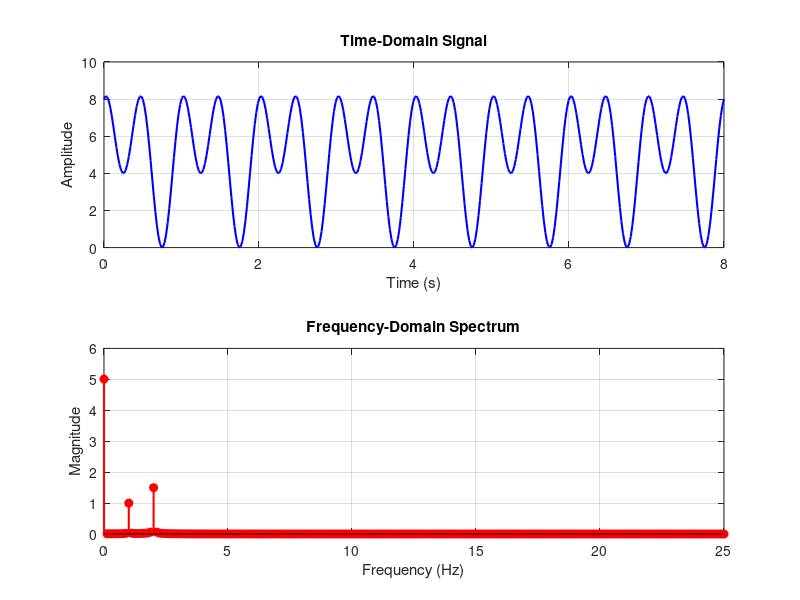

Write MATLAB code to recreate this figure.
% Define the parameters
fs = 50; % Sampling rate (samples per second)
T = 8; % Duration of the signal (seconds)
N = fs * T; % Total number of samples
t = linspace(0, T, N); % Time vector

% Define the signal
signal = 5 + 2 * cos(2 * pi * t - pi/2) + 3 * cos(4 * pi * t); % Signal definition

% Perform the DFT using FFT
G = fft(signal); % Fast Fourier Transform
frequencies = (0:N-1) * (fs / N); % Frequency vector

% Extract positive frequencies
half_N = floor(N / 2) + 1; % Number of positive frequencies
positive_frequencies = frequencies(1:half_N);
magnitude = abs(G(1:half_N)) / N; % Normalize the magnitude

% Plot the time-domain signal
figure;
subplot(2, 1, 1);
plot(t, signal, 'b', 'LineWidth', 1.5);
title('Time-Domain Signal');
xlabel('Time (s)');
ylabel('Amplitude');
grid on;

% Plot the frequency-domain magnitude spectrum
subplot(2, 1, 2);
stem(positive_frequencies, magnitude, 'r', 'LineWidth', 1.5, 'MarkerFaceColor', 'r');
title('Frequency-Domain Spectrum');
xlabel('Frequency (Hz)');
ylabel('Magnitude');
grid on;
